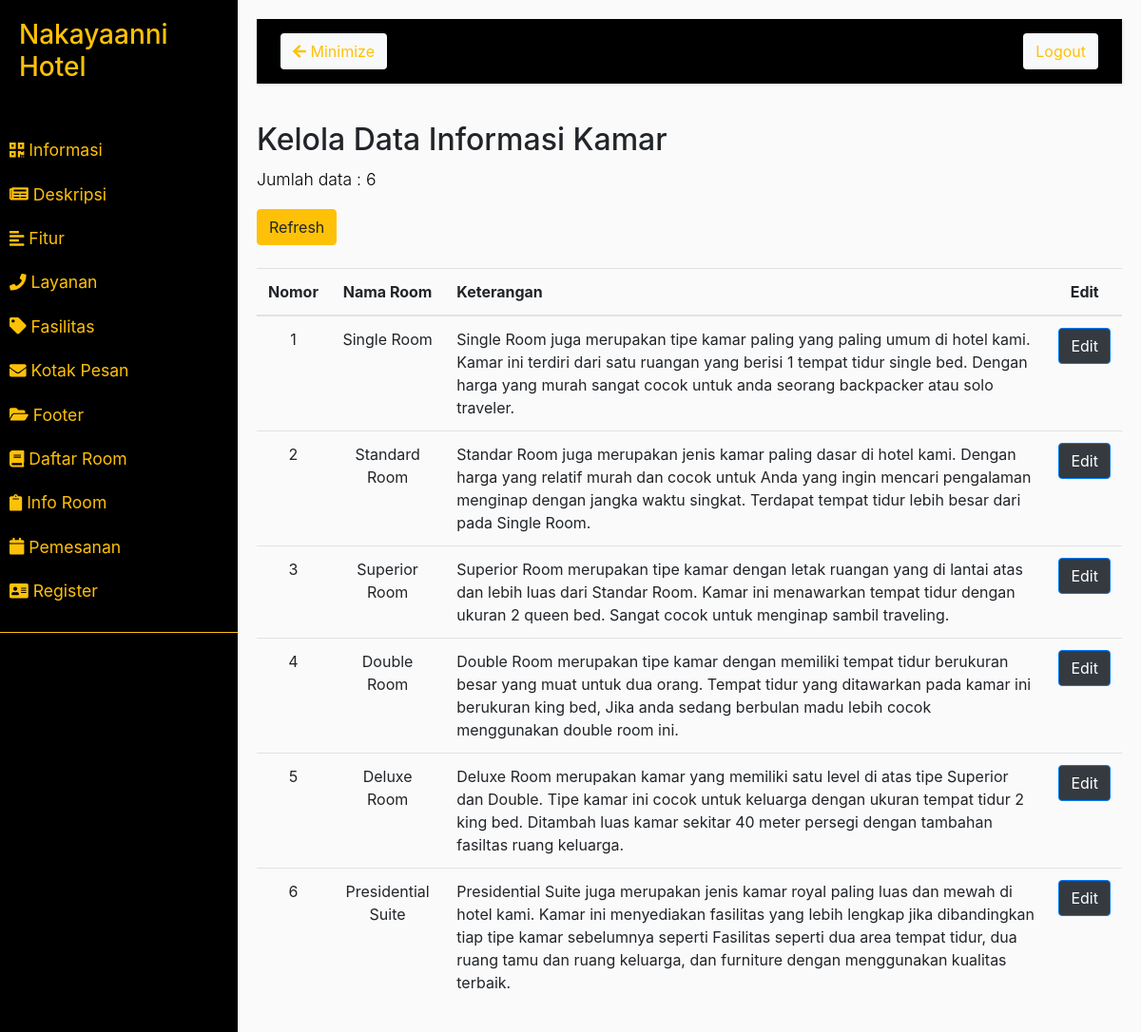
/admin/daftar/inforoom.php, run on the app's committed database.
### tables this page shows
CREATE TABLE `tb_infokamar` (
  `id_infokamar` int(2) NOT NULL,
  `id_room` int(2) NOT NULL,
  `nama_room` varchar(30) NOT NULL,
  `gambar` varchar(100) NOT NULL,
  `keterangan` varchar(500) NOT NULL
);

### function.php (called while the page is built, shortened)
<?php
    require("connect.php");
    function query($query)
    {
        global $conn;
        $result = mysqli_query($conn, $query);
        $rows = [];
        while ($row = mysqli_fetch_assoc($result)) {
            $rows[] = $row;
        }
        return $rows;
    }
?>

### admin/daftar/inforoom.php (the view)
<?php
    require_once('../../connect.php');
    require_once('../../function.php');
    require_once('../section/header.php');
    require_once('../section/sidebar.php');
    $jml_infokamar = query("SELECT COUNT(id_infokamar) as infokamar FROM tb_infokamar")[0];
?>
    <h2>Kelola Data Informasi Kamar</h2>
    <p>Jumlah data : <?php echo $jml_infokamar['infokamar']; ?></p>
    <a class="btn btn-warning" href="inforoom.php">Refresh</a>
    <br><br>
    <table class="table">
        <thead class="thead-info">
            <tr>
                <th class="text-center">Nomor</th>
                <th class="text-center">Nama Room</th>
                <th>Keterangan</th>
                <th class="text-center">Edit</th>
            </tr>
        </thead>
        <tbody>
        <?php
            $query = "SELECT * FROM tb_infokamar";
            $result = mysqli_query($conn, $query);
            while($row = mysqli_fetch_array($result)) {
        ?>
            <tr>
                <td class="text-center"><?php echo $row['id_infokamar']; ?></td>
                <td class="text-center"><?php echo $row['nama_room']; ?></td>
                <td><?php echo $row['keterangan']; ?></td>
                <td class="text-center"><a class="btn btn-primary bg-dark" href="updateinforoom.php?id=<?php echo $row['id_infokamar']; ?>">Edit</a></td>
            </tr>
        <?php
            }
        ?>
        </tbody>
    </table>
</div>
</div>
<?php
    require_once('../section/footer.php');
?>

### admin/section/header.php (style rules this page uses)
body { background: #fafafa; }
p { font-size: 1.1em; font-weight: 300; line-height: 1.7em; color: #000000; }
a, a:hover, a:focus { color: inherit; text-decoration: none; transition: all 0.3s; }

### data on the page
tb_infokamar: id_infokamar "1", nama_room "Single Room", keterangan "Single Room juga merupakan tipe kamar paling yang paling umum di hotel kami. Kamar ini terdiri dari satu ruangan yang berisi 1 tempat tidur single bed. Dengan harga yang murah sangat cocok untuk anda seorang backpacker atau solo traveler."
tb_infokamar: id_infokamar "2", nama_room "Standard Room", keterangan "Standar Room juga merupakan jenis kamar paling dasar di hotel kami. Dengan harga yang relatif murah dan cocok untuk Anda yang ingin mencari pengalaman menginap dengan jangka waktu singkat. Terdapat tempat tidur lebih besar dari pada Single Room."
tb_infokamar: id_infokamar "3", nama_room "Superior Room", keterangan "Superior Room merupakan tipe kamar dengan letak ruangan yang di lantai atas dan lebih luas dari Standar Room. Kamar ini menawarkan tempat tidur dengan ukuran 2 queen bed. Sangat cocok untuk menginap sambil traveling."
tb_infokamar: id_infokamar "4", nama_room "Double Room", keterangan "Double Room merupakan tipe kamar dengan memiliki tempat tidur berukuran besar yang muat untuk dua orang. Tempat tidur yang ditawarkan pada kamar ini berukuran king bed, Jika anda sedang berbulan madu lebih cocok menggunakan double room ini."
tb_infokamar: id_infokamar "5", nama_room "Deluxe Room", keterangan "Deluxe Room merupakan kamar yang memiliki satu level di atas tipe Superior dan Double. Tipe kamar ini cocok untuk keluarga dengan ukuran tempat tidur 2 king bed. Ditambah luas kamar sekitar 40 meter persegi dengan tambahan fasiltas ruang keluarga."
tb_infokamar: id_infokamar "6", nama_room "Presidential Suite", keterangan "Presidential Suite juga merupakan jenis kamar royal paling luas dan mewah di hotel kami. Kamar ini menyediakan fasilitas yang lebih lengkap jika dibandingkan tiap tipe kamar sebelumnya seperti Fasilitas seperti dua area tempat tidur, dua ruang tamu dan ruang keluarga, dan furniture dengan menggunakan kualitas terbaik."

### other printed values
$jml_infokamar['infokamar'] "6"
